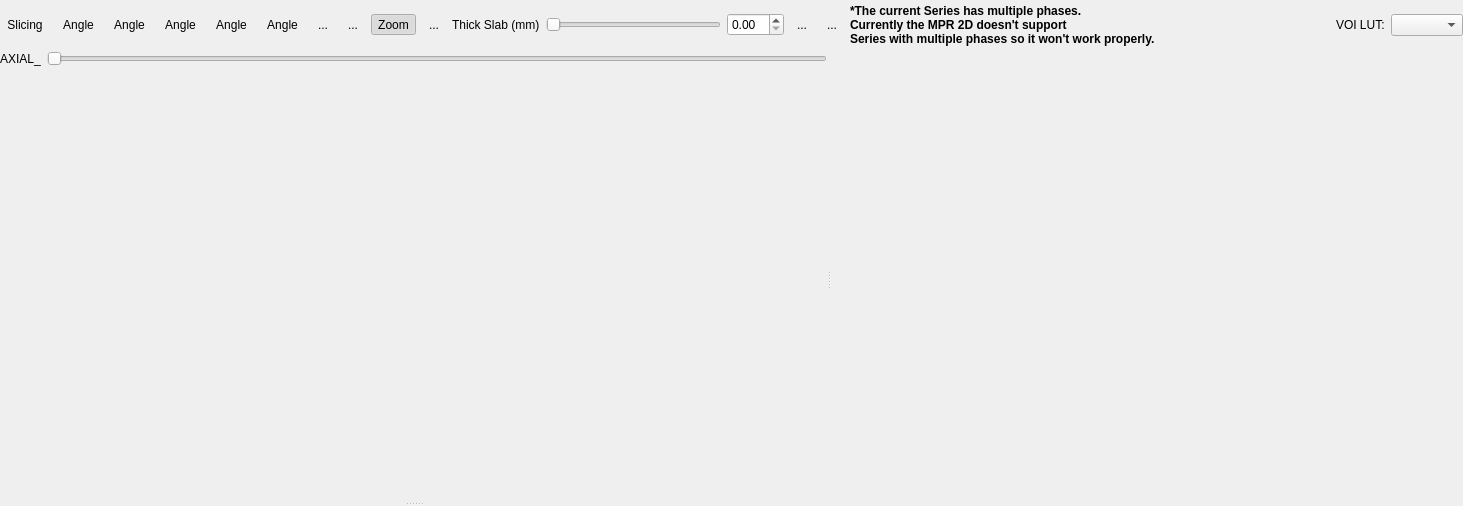
<?xml version="1.0" encoding="UTF-8"?>
<ui version="4.0">
 <class>QMPRExtensionBase</class>
 <widget class="QWidget" name="QMPRExtensionBase">
  <property name="geometry">
   <rect>
    <x>0</x>
    <y>0</y>
    <width>1463</width>
    <height>506</height>
   </rect>
  </property>
  <property name="windowTitle">
   <string>MPR</string>
  </property>
  <layout class="QVBoxLayout">
   <property name="spacing">
    <number>1</number>
   </property>
   <property name="leftMargin">
    <number>0</number>
   </property>
   <property name="topMargin">
    <number>0</number>
   </property>
   <property name="rightMargin">
    <number>0</number>
   </property>
   <property name="bottomMargin">
    <number>0</number>
   </property>
   <item>
    <layout class="QHBoxLayout">
     <property name="spacing">
      <number>6</number>
     </property>
     <property name="leftMargin">
      <number>0</number>
     </property>
     <property name="topMargin">
      <number>0</number>
     </property>
     <property name="rightMargin">
      <number>0</number>
     </property>
     <property name="bottomMargin">
      <number>0</number>
     </property>
     <item>
      <widget class="QToolButton" name="m_slicingToolButton">
       <property name="text">
        <string>Slicing</string>
       </property>
       <property name="icon">
        <iconset resource="../../../main/main.qrc">
         <normaloff>:/images/icons/layer-previous.svg</normaloff>:/images/icons/layer-previous.svg</iconset>
       </property>
       <property name="iconSize">
        <size>
         <width>32</width>
         <height>32</height>
        </size>
       </property>
       <property name="checkable">
        <bool>true</bool>
       </property>
       <property name="toolButtonStyle">
        <enum>Qt::ToolButtonTextUnderIcon</enum>
       </property>
       <property name="autoRaise">
        <bool>true</bool>
       </property>
      </widget>
     </item>
     <item>
      <widget class="QToolButton" name="m_zoomToolButton">
       <property name="text">
        <string>Angle</string>
       </property>
       <property name="icon">
        <iconset resource="../../../main/main.qrc">
         <normaloff>:/images/icons/edit-find.svg</normaloff>:/images/icons/edit-find.svg</iconset>
       </property>
       <property name="iconSize">
        <size>
         <width>32</width>
         <height>32</height>
        </size>
       </property>
       <property name="checkable">
        <bool>true</bool>
       </property>
       <property name="toolButtonStyle">
        <enum>Qt::ToolButtonTextUnderIcon</enum>
       </property>
       <property name="autoRaise">
        <bool>true</bool>
       </property>
      </widget>
     </item>
     <item>
      <widget class="QToolButton" name="m_ROIToolButton">
       <property name="text">
        <string>Angle</string>
       </property>
       <property name="icon">
        <iconset resource="../../../main/main.qrc">
         <normaloff>:/images/icons/draw-polyline.svg</normaloff>:/images/icons/draw-polyline.svg</iconset>
       </property>
       <property name="iconSize">
        <size>
         <width>32</width>
         <height>32</height>
        </size>
       </property>
       <property name="toolButtonStyle">
        <enum>Qt::ToolButtonTextUnderIcon</enum>
       </property>
       <property name="autoRaise">
        <bool>true</bool>
       </property>
      </widget>
     </item>
     <item>
      <widget class="QToolButton" name="m_distanceToolButton">
       <property name="text">
        <string>Angle</string>
       </property>
       <property name="icon">
        <iconset>
         <normaloff>:/images/icons/tool-measure.svg</normaloff>:/images/icons/tool-measure.svg</iconset>
       </property>
       <property name="iconSize">
        <size>
         <width>32</width>
         <height>32</height>
        </size>
       </property>
       <property name="checkable">
        <bool>true</bool>
       </property>
       <property name="toolButtonStyle">
        <enum>Qt::ToolButtonTextUnderIcon</enum>
       </property>
       <property name="autoRaise">
        <bool>true</bool>
       </property>
      </widget>
     </item>
     <item>
      <widget class="QToolButton" name="m_angleToolButton">
       <property name="text">
        <string>Angle</string>
       </property>
       <property name="icon">
        <iconset resource="../../../main/main.qrc">
         <normaloff>:/images/icons/measure-angle.svg</normaloff>:/images/icons/measure-angle.svg</iconset>
       </property>
       <property name="iconSize">
        <size>
         <width>32</width>
         <height>32</height>
        </size>
       </property>
       <property name="checkable">
        <bool>true</bool>
       </property>
       <property name="toolButtonStyle">
        <enum>Qt::ToolButtonTextUnderIcon</enum>
       </property>
       <property name="autoRaise">
        <bool>true</bool>
       </property>
      </widget>
     </item>
     <item>
      <widget class="QToolButton" name="m_eraserToolButton">
       <property name="text">
        <string>Angle</string>
       </property>
       <property name="icon">
        <iconset resource="../../../main/main.qrc">
         <normaloff>:/images/icons/draw-eraser.svg</normaloff>:/images/icons/draw-eraser.svg</iconset>
       </property>
       <property name="iconSize">
        <size>
         <width>32</width>
         <height>32</height>
        </size>
       </property>
       <property name="toolButtonStyle">
        <enum>Qt::ToolButtonTextUnderIcon</enum>
       </property>
       <property name="autoRaise">
        <bool>true</bool>
       </property>
      </widget>
     </item>
     <item>
      <widget class="QToolButton" name="m_screenShotToolButton">
       <property name="text">
        <string>...</string>
       </property>
       <property name="icon">
        <iconset resource="../../../main/main.qrc">
         <normaloff>:/images/icons/camera-photo.svg</normaloff>:/images/icons/camera-photo.svg</iconset>
       </property>
       <property name="iconSize">
        <size>
         <width>32</width>
         <height>32</height>
        </size>
       </property>
       <property name="autoRaise">
        <bool>true</bool>
       </property>
      </widget>
     </item>
     <item>
      <widget class="QToolButton" name="m_screenshotsExporterToolButton">
       <property name="text">
        <string>...</string>
       </property>
       <property name="icon">
        <iconset resource="../../../main/main.qrc">
         <normaloff>:/images/icons/upload-media.svg</normaloff>:/images/icons/upload-media.svg</iconset>
       </property>
       <property name="iconSize">
        <size>
         <width>32</width>
         <height>32</height>
        </size>
       </property>
       <property name="autoRaise">
        <bool>true</bool>
       </property>
      </widget>
     </item>
     <item>
      <widget class="QToolButton" name="m_viewerInformationToolButton">
       <property name="text">
        <string>Zoom</string>
       </property>
       <property name="icon">
        <iconset resource="../../../main/main.qrc">
         <normaloff>:/images/icons/annotations.svg</normaloff>:/images/icons/annotations.svg</iconset>
       </property>
       <property name="iconSize">
        <size>
         <width>32</width>
         <height>32</height>
        </size>
       </property>
       <property name="checkable">
        <bool>true</bool>
       </property>
       <property name="checked">
        <bool>true</bool>
       </property>
       <property name="autoRaise">
        <bool>true</bool>
       </property>
      </widget>
     </item>
     <item>
      <widget class="QToolButton" name="m_voxelInformationToolButton">
       <property name="text">
        <string>...</string>
       </property>
       <property name="icon">
        <iconset resource="../../../main/main.qrc">
         <normaloff>:/images/icons/edit-select.svg</normaloff>:/images/icons/edit-select.svg</iconset>
       </property>
       <property name="iconSize">
        <size>
         <width>32</width>
         <height>32</height>
        </size>
       </property>
       <property name="checkable">
        <bool>true</bool>
       </property>
       <property name="autoRaise">
        <bool>true</bool>
       </property>
      </widget>
     </item>
     <item>
      <widget class="QLabel" name="m_thickSlabLabel">
       <property name="text">
        <string>Thick Slab (mm)</string>
       </property>
      </widget>
     </item>
     <item>
      <widget class="QSlider" name="m_thickSlabSlider">
       <property name="orientation">
        <enum>Qt::Horizontal</enum>
       </property>
       <property name="tickPosition">
        <enum>QSlider::NoTicks</enum>
       </property>
       <property name="tickInterval">
        <number>0</number>
       </property>
      </widget>
     </item>
     <item>
      <widget class="QDoubleSpinBox" name="m_thickSlabSpinBox"/>
     </item>
     <item>
      <widget class="QToolButton" name="m_mipToolButton">
       <property name="text">
        <string>...</string>
       </property>
       <property name="iconSize">
        <size>
         <width>32</width>
         <height>32</height>
        </size>
       </property>
       <property name="checkable">
        <bool>true</bool>
       </property>
       <property name="autoRaise">
        <bool>true</bool>
       </property>
      </widget>
     </item>
     <item>
      <widget class="QToolButton" name="m_horizontalLayoutToolButton">
       <property name="text">
        <string>...</string>
       </property>
       <property name="iconSize">
        <size>
         <width>32</width>
         <height>32</height>
        </size>
       </property>
       <property name="checkable">
        <bool>false</bool>
       </property>
       <property name="autoRaise">
        <bool>true</bool>
       </property>
      </widget>
     </item>
     <item>
      <widget class="QLabel" name="m_phasesAlertLabel">
       <property name="font">
        <font>
         <weight>75</weight>
         <bold>true</bold>
        </font>
       </property>
       <property name="frameShape">
        <enum>QFrame::NoFrame</enum>
       </property>
       <property name="text">
        <string>*The current Series has multiple phases. 
Currently the MPR 2D doesn't support 
Series with multiple phases so it won't work properly.</string>
       </property>
      </widget>
     </item>
     <item>
      <spacer>
       <property name="orientation">
        <enum>Qt::Horizontal</enum>
       </property>
       <property name="sizeHint" stdset="0">
        <size>
         <width>91</width>
         <height>50</height>
        </size>
       </property>
      </spacer>
     </item>
     <item>
      <layout class="QHBoxLayout">
       <property name="spacing">
        <number>6</number>
       </property>
       <property name="leftMargin">
        <number>0</number>
       </property>
       <property name="topMargin">
        <number>0</number>
       </property>
       <property name="rightMargin">
        <number>0</number>
       </property>
       <property name="bottomMargin">
        <number>0</number>
       </property>
       <item>
        <widget class="QLabel" name="label">
         <property name="text">
          <string>VOI LUT:</string>
         </property>
        </widget>
       </item>
       <item>
        <widget class="udg::QVoiLutComboBox" name="m_voiLutComboBox"/>
       </item>
      </layout>
     </item>
    </layout>
   </item>
   <item>
    <widget class="QSplitter" name="m_horizontalSplitter">
     <property name="orientation">
      <enum>Qt::Horizontal</enum>
     </property>
     <widget class="QSplitter" name="m_verticalSplitter">
      <property name="orientation">
       <enum>Qt::Vertical</enum>
      </property>
      <widget class="QWidget" name="layout4">
       <layout class="QVBoxLayout">
        <property name="spacing">
         <number>6</number>
        </property>
        <property name="leftMargin">
         <number>0</number>
        </property>
        <property name="topMargin">
         <number>0</number>
        </property>
        <property name="rightMargin">
         <number>0</number>
        </property>
        <property name="bottomMargin">
         <number>0</number>
        </property>
        <item>
         <layout class="QHBoxLayout">
          <property name="spacing">
           <number>6</number>
          </property>
          <property name="leftMargin">
           <number>0</number>
          </property>
          <property name="topMargin">
           <number>0</number>
          </property>
          <property name="rightMargin">
           <number>0</number>
          </property>
          <property name="bottomMargin">
           <number>0</number>
          </property>
          <item>
           <widget class="QLabel" name="m_projectionLabel">
            <property name="text">
             <string>AXIAL_</string>
            </property>
           </widget>
          </item>
          <item>
           <widget class="QSlider" name="m_axialSlider">
            <property name="autoFillBackground">
             <bool>false</bool>
            </property>
            <property name="maximum">
             <number>0</number>
            </property>
            <property name="orientation">
             <enum>Qt::Horizontal</enum>
            </property>
            <property name="tickPosition">
             <enum>QSlider::NoTicks</enum>
            </property>
            <property name="tickInterval">
             <number>0</number>
            </property>
           </widget>
          </item>
         </layout>
        </item>
        <item>
         <widget class="udg::Q2DViewer" name="m_axial2DView" native="true">
          <property name="sizePolicy">
           <sizepolicy hsizetype="Expanding" vsizetype="Expanding">
            <horstretch>0</horstretch>
            <verstretch>0</verstretch>
           </sizepolicy>
          </property>
         </widget>
        </item>
       </layout>
      </widget>
      <widget class="QWidget" name="layout9">
       <layout class="QVBoxLayout">
        <property name="spacing">
         <number>6</number>
        </property>
        <property name="leftMargin">
         <number>0</number>
        </property>
        <property name="topMargin">
         <number>0</number>
        </property>
        <property name="rightMargin">
         <number>0</number>
        </property>
        <property name="bottomMargin">
         <number>0</number>
        </property>
        <item>
         <widget class="udg::Q2DViewer" name="m_sagital2DView" native="true">
          <property name="sizePolicy">
           <sizepolicy hsizetype="Expanding" vsizetype="Expanding">
            <horstretch>0</horstretch>
            <verstretch>0</verstretch>
           </sizepolicy>
          </property>
         </widget>
        </item>
       </layout>
      </widget>
     </widget>
     <widget class="udg::Q2DViewer" name="m_coronal2DView" native="true">
      <property name="sizePolicy">
       <sizepolicy hsizetype="Expanding" vsizetype="Expanding">
        <horstretch>0</horstretch>
        <verstretch>0</verstretch>
       </sizepolicy>
      </property>
     </widget>
    </widget>
   </item>
  </layout>
 </widget>
 <layoutdefault spacing="6" margin="11"/>
 <customwidgets>
  <customwidget>
   <class>udg::Q2DViewer</class>
   <extends>QWidget</extends>
   <header>q2dviewer.h</header>
  </customwidget>
  <customwidget>
   <class>udg::QVoiLutComboBox</class>
   <extends>QComboBox</extends>
   <header>qvoilutcombobox.h</header>
  </customwidget>
 </customwidgets>
 <resources>
  <include location="../../../main/main.qrc"/>
  <include location="../../../main/main.qrc"/>
 </resources>
 <connections/>
</ui>
